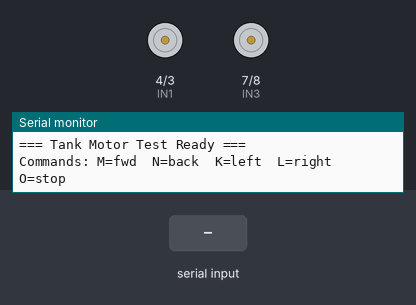
The sketch below on a simulated Arduino Uno, built with avr-gcc and run on an emulated ATmega328P. On the bench: motor-driver pin pairs drawn as motors (green arrow = first pin HIGH = forward, orange = second pin HIGH = backward, longer = more drive, scaled by the enable pin), the last lines printed to the serial monitor. The inputs (shaded band) are chosen by the test bench.

Above: at 1.7 s.
1.8 s: "M" received over Serial
At 2.6 s:
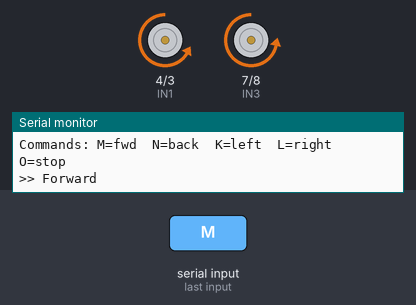
3.3 s: "N" received over Serial
At 3.7 s:
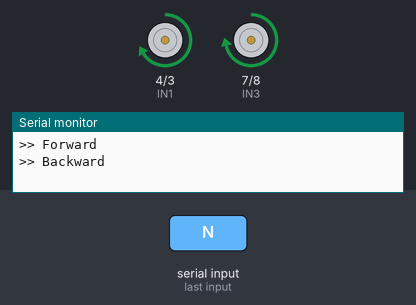
4.8 s: "K" received over Serial
At 6.0 s:
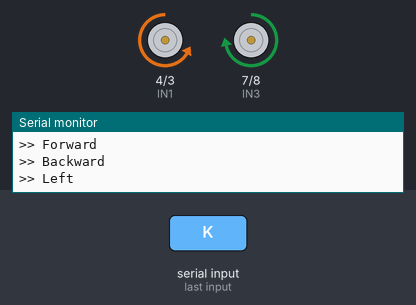
6.3 s: "L" received over Serial
At 7.2 s:
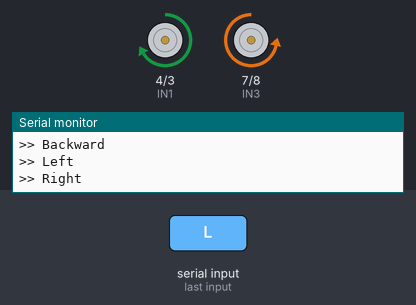
Timing chart, 0 to 8.8 s (numbered marks = the images above; inputs shaded):
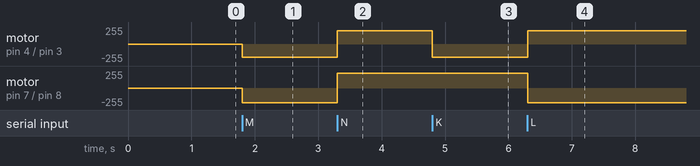

The sketch:

tank_motor_test.ino
```cpp
// ================================================================
// TANK MOTOR TEST — Day 1 HR5
// ================================================================
// Purpose: Verify H-bridge wiring and motor direction
// Team:    Tank
// Test:    Open Serial Monitor (9600 baud), send single characters
//
// Commands:
//   M = Forward    N = Backward
//   K = Left       L = Right
//   O = Stop
//
// If a motor spins the wrong way, swap its OUT1/OUT2 wires on
// the H-bridge — that's a wiring fix, not a code fix.
// ================================================================

// Motor speeds — tweak these if one side pulls harder
#define SPEED_L 200
#define SPEED_R 220

// Motor pins — match these to YOUR wiring
const int EN_A = 6;   // Left motor enable (PWM)
const int IN1  = 4;   // Left motor direction
const int IN2  = 3;   // Left motor direction
const int IN3  = 7;   // Right motor direction
const int IN4  = 8;   // Right motor direction
const int EN_B = 5;   // Right motor enable (PWM)

void setup() {
  Serial.begin(9600);

  pinMode(EN_A, OUTPUT);
  pinMode(IN1, OUTPUT);
  pinMode(IN2, OUTPUT);
  pinMode(IN3, OUTPUT);
  pinMode(IN4, OUTPUT);
  pinMode(EN_B, OUTPUT);

  stopMotors();
  delay(500);

  Serial.println("=== Tank Motor Test Ready ===");
  Serial.println("Commands: M=fwd  N=back  K=left  L=right  O=stop");
}

void loop() {
  if (Serial.available() > 0) {
    char cmd = Serial.read();

    switch (cmd) {
      case 'M': driveForward();  Serial.println(">> Forward");  break;
      case 'N': driveBackward(); Serial.println(">> Backward"); break;
      case 'K': driveLeft();     Serial.println(">> Left");     break;
      case 'L': driveRight();    Serial.println(">> Right");    break;
      case 'O': stopMotors();    Serial.println(">> Stop");     break;
    }
  }
}

// ── Drive functions ──────────────────────────────────────────

void driveForward() {
  digitalWrite(IN1, LOW);  digitalWrite(IN2, HIGH);
  analogWrite(EN_A, SPEED_L);
  digitalWrite(IN3, LOW);  digitalWrite(IN4, HIGH);
  analogWrite(EN_B, SPEED_R);
}

void driveBackward() {
  digitalWrite(IN1, HIGH); digitalWrite(IN2, LOW);
  analogWrite(EN_A, SPEED_L);
  digitalWrite(IN3, HIGH); digitalWrite(IN4, LOW);
  analogWrite(EN_B, SPEED_R);
}

void driveLeft() {
  digitalWrite(IN1, LOW);  digitalWrite(IN2, HIGH);
  analogWrite(EN_A, SPEED_L);
  digitalWrite(IN3, HIGH); digitalWrite(IN4, LOW);
  analogWrite(EN_B, SPEED_R);
}

void driveRight() {
  digitalWrite(IN1, HIGH); digitalWrite(IN2, LOW);
  analogWrite(EN_A, SPEED_L);
  digitalWrite(IN3, LOW);  digitalWrite(IN4, HIGH);
  analogWrite(EN_B, SPEED_R);
}

void stopMotors() {
  digitalWrite(IN1, LOW); digitalWrite(IN2, LOW);
  analogWrite(EN_A, 0);
  digitalWrite(IN3, LOW); digitalWrite(IN4, LOW);
  analogWrite(EN_B, 0);
}
```

Measured:
- after the input at 1.8 s, motor on pin 4 (IN1) / pin 3 (IN2): stopped → backward 200/255 at once; motor on pin 7 (IN3) / pin 8 (IN4): stopped → backward 220/255 at once
- after the input at 3.3 s, motor on pin 4 (IN1) / pin 3 (IN2): backward 200/255 → forward 200/255 at once; motor on pin 7 (IN3) / pin 8 (IN4): backward 220/255 → forward 220/255 at once
- after the input at 4.8 s, motor on pin 4 (IN1) / pin 3 (IN2): forward 200/255 → backward 200/255 at once
- after the input at 6.3 s, motor on pin 4 (IN1) / pin 3 (IN2): backward 200/255 → forward 200/255 at once; motor on pin 7 (IN3) / pin 8 (IN4): forward 220/255 → backward 220/255 at once
